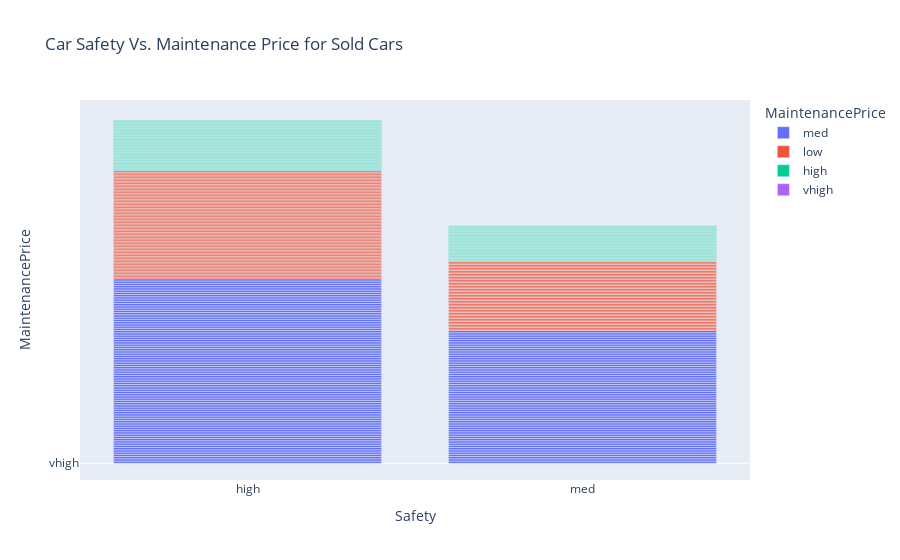

The notebook cell saved with this chart:
### Code cell
#7 Using Plotly, and from the cars that were only sold, visualize the relationship between car safety and maintenance price.
import plotly.express as px
import pandas as pd

#opening csv file & making it useful
cars = pd.read_csv('cars.csv')

#cars that only sold
sold = cars[cars['Buy'] == 'yes']

#graph for car safety & maintenance price
saf_main = px.bar(sold, 
                 x='Safety', y='MaintenancePrice',
                 title = 'Car Safety Vs. Maintenance Price for Sold Cars',
                 color = 'MaintenancePrice')

#revealing graph
saf_main.show()

### Figure 1 — Plotly figure (JSON) as saved in the notebook; plotly's stock layout.template omitted (floating-point values rounded to 4 significant figures; data arrays with more than 128 entries replaced by an {"elided": "..."} marker saying what was removed)
{"data": [{"alignmentgroup": "True", "hovertemplate": "MaintenancePrice=%{y}<br>Safety=%{x}<extra></extra>", "legendgroup": "med", "marker": {"color": "#636efa", "pattern": {"shape": ""}}, "name": "med", "offsetgroup": "med", "orientation": "v", "showlegend": true, "textposition": "auto", "type": "bar", "x": {"elided": "141 str values"}, "xaxis": "x", "y": {"elided": "141 str values"}, "yaxis": "y"}, {"alignmentgroup": "True", "hovertemplate": "MaintenancePrice=%{y}<br>Safety=%{x}<extra></extra>", "legendgroup": "low", "marker": {"color": "#EF553B", "pattern": {"shape": ""}}, "name": "low", "offsetgroup": "low", "orientation": "v", "showlegend": true, "textposition": "auto", "type": "bar", "x": ["high", "high", "med", "high", "high", "med", "high", "high", "high", "med", "high", "high", "med", "high", "med", "high", "high", "med", "high", "med", "high", "high", "med", "high", "med", "high", "high", "med", "high", "med", "high", "high", "med", "high", "med", "high", "high", "high", "med", "high", "high", "med", "high", "high", "high", "med", "high", "high", "med", "high", "med", "high", "high", "med", "high", "med", "high", "high", "med", "high", "med", "high", "high", "med", "high", "med", "high", "high", "med", "high", "med", "high", "med", "med", "high", "med", "high", "med", "med", "high", "med", "high", "high", "med", "high", "high", "med", "high", "high", "med", "high", "high", "med", "high", "high", "med", "med", "high", "med", "high", "med", "med", "high", "med", "high", "high", "med", "high", "high", "med", "high", "high", "med", "high", "high", "med", "high", "high"], "xaxis": "x", "y": ["low", "low", "low", "low", "low", "low", "low", "low", "low", "low", "low", "low", "low", "low", "low", "low", "low", "low", "low", "low", "low", "low", "low", "low", "low", "low", "low", "low", "low", "low", "low", "low", "low", "low", "low", "low", "low", "low", "low", "low", "low", "low", "low", "low", "low", "low", "low", "low", "low", "low", "low", "low", "low", "low", "low", "low", "low", "low", "low", "low", "low", "low", "low", "low", "low", "low", "low", "low", "low", "low", "low", "low", "low", "low", "low", "low", "low", "low", "low", "low", "low", "low", "low", "low", "low", "low", "low", "low", "low", "low", "low", "low", "low", "low", "low", "low", "low", "low", "low", "low", "low", "low", "low", "low", "low", "low", "low", "low", "low", "low", "low", "low", "low", "low", "low", "low", "low", "low"], "yaxis": "y"}, {"alignmentgroup": "True", "hovertemplate": "MaintenancePrice=%{y}<br>Safety=%{x}<extra></extra>", "legendgroup": "high", "marker": {"color": "#00cc96", "pattern": {"shape": ""}}, "name": "high", "offsetgroup": "high", "orientation": "v", "showlegend": true, "textposition": "auto", "type": "bar", "x": ["high", "high", "med", "high", "high", "med", "high", "high", "high", "med", "high", "high", "med", "high", "med", "high", "high", "med", "high", "med", "high", "high", "med", "high", "med", "high", "high", "med", "high", "med", "high", "high", "med", "high", "med", "high", "high", "high", "med", "high", "high", "med", "high", "high", "high", "med", "high", "high", "med", "high", "med", "high", "high", "med", "high", "med", "high", "high", "med", "high", "med", "high", "high", "med", "high", "med", "high", "high", "med", "high", "med", "high", "med", "high", "med", "high", "med", "high", "med", "high", "med", "high", "med", "high", "med", "high", "med", "high", "med", "high", "med", "high", "med", "high", "med", "high", "med", "high", "med", "high", "med", "high", "med", "high", "med", "high", "med", "high", "med", "high", "med", "high", "med", "high", "med", "high", "med", "high"], "xaxis": "x", "y": ["high", "high", "high", "high", "high", "high", "high", "high", "high", "high", "high", "high", "high", "high", "high", "high", "high", "high", "high", "high", "high", "high", "high", "high", "high", "high", "high", "high", "high", "high", "high", "high", "high", "high", "high", "high", "high", "high", "high", "high", "high", "high", "high", "high", "high", "high", "high", "high", "high", "high", "high", "high", "high", "high", "high", "high", "high", "high", "high", "high", "high", "high", "high", "high", "high", "high", "high", "high", "high", "high", "high", "high", "high", "high", "high", "high", "high", "high", "high", "high", "high", "high", "high", "high", "high", "high", "high", "high", "high", "high", "high", "high", "high", "high", "high", "high", "high", "high", "high", "high", "high", "high", "high", "high", "high", "high", "high", "high", "high", "high", "high", "high", "high", "high", "high", "high", "high", "high"], "yaxis": "y"}, {"alignmentgroup": "True", "hovertemplate": "MaintenancePrice=%{y}<br>Safety=%{x}<extra></extra>", "legendgroup": "vhigh", "marker": {"color": "#ab63fa", "pattern": {"shape": ""}}, "name": "vhigh", "offsetgroup": "vhigh", "orientation": "v", "showlegend": true, "textposition": "auto", "type": "bar", "x": ["high", "high", "med", "high", "high", "med", "high", "high", "high", "med", "high", "high", "med", "high", "med", "high", "high", "med", "high", "med", "high", "high", "med", "high", "med", "high", "high", "med", "high", "med", "high", "high", "med", "high", "med", "high", "high", "high", "med", "high", "high", "med", "high", "high", "high", "med", "high", "high", "med", "high", "med", "high", "high", "med", "high", "med", "high", "high", "med", "high", "med", "high", "high", "med", "high", "med", "high", "high", "med", "high", "med", "high"], "xaxis": "x", "y": ["vhigh", "vhigh", "vhigh", "vhigh", "vhigh", "vhigh", "vhigh", "vhigh", "vhigh", "vhigh", "vhigh", "vhigh", "vhigh", "vhigh", "vhigh", "vhigh", "vhigh", "vhigh", "vhigh", "vhigh", "vhigh", "vhigh", "vhigh", "vhigh", "vhigh", "vhigh", "vhigh", "vhigh", "vhigh", "vhigh", "vhigh", "vhigh", "vhigh", "vhigh", "vhigh", "vhigh", "vhigh", "vhigh", "vhigh", "vhigh", "vhigh", "vhigh", "vhigh", "vhigh", "vhigh", "vhigh", "vhigh", "vhigh", "vhigh", "vhigh", "vhigh", "vhigh", "vhigh", "vhigh", "vhigh", "vhigh", "vhigh", "vhigh", "vhigh", "vhigh", "vhigh", "vhigh", "vhigh", "vhigh", "vhigh", "vhigh", "vhigh", "vhigh", "vhigh", "vhigh", "vhigh", "vhigh"], "yaxis": "y"}], "layout": {"barmode": "relative", "legend": {"title": {"text": "MaintenancePrice"}, "tracegroupgap": 0}, "title": {"text": "Car Safety Vs. Maintenance Price for Sold Cars"}, "xaxis": {"anchor": "y", "domain": [0, 1], "title": {"text": "Safety"}}, "yaxis": {"anchor": "x", "categoryarray": ["vhigh", "high", "low", "med"], "categoryorder": "array", "domain": [0, 1], "title": {"text": "MaintenancePrice"}}}}
